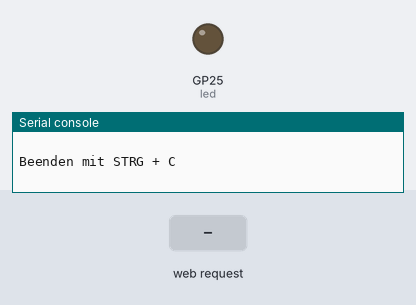
A program run on a simulated Raspberry Pi Pico running MicroPython. Shown: output pins drawn as LEDs (lit = HIGH), the last lines printed to the serial console. The test bench sets the inputs (shaded band). WiFi joins after 1.5 s.

Above: at 3.2 s.
3.3 s: HTTP request GET /light/on received
At 4.5 s:
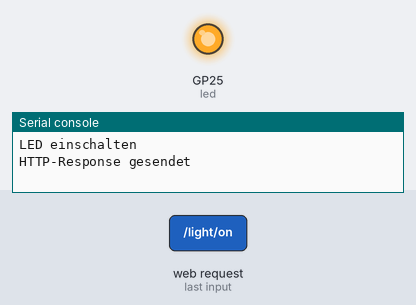
4.8 s: HTTP request GET /light/off received
At 5.8 s:
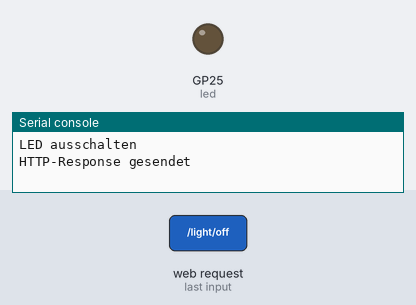
6.3 s: HTTP request GET /light/toggle received
At 6.9 s:
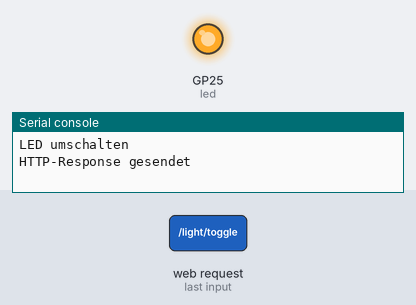
Timing chart, 0 to 9.3 s (numbered marks = the images above; inputs shaded):
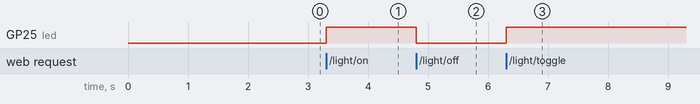

Measured:
- after the input at 3.3 s, GP25 (led): LOW → HIGH at once
- after the input at 4.8 s, GP25 (led): HIGH → LOW at once
- after the input at 6.3 s, GP25 (led): LOW → HIGH at once

The program:

PB-06-4-10-ElKo-Pico_W_LED__ber_Webserver_schalten.py
```python
#==========================================================================
#
# PB-6-4-10-ElKo-Pico W LED über Webserver schalten.py
#
# (keine Bauteile)
#
#==========================================================================
#
# Bibliotheken laden
from DCpriv import DCwlanSSID, DCwlanPW
import machine
import socket
import rp2
import utime as time

# Onboard-LED initialisieren
led = machine.Pin('LED', machine.Pin.OUT)

# WLAN-Konfiguration
wlanSSID = DCwlanSSID()
wlanPW = DCwlanPW()
rp2.country('DE')

# HTML-Datei
html = """<!doctype html><html lang="en"><head><meta charset="utf-8"><meta name="viewport" content="width=device-width, initial-scale=1"><link rel="shortcut icon" href="data:"><title>Raspberry Pi Pico W</title></head><body><h1 align="center">Hi, I'am your Raspberry Pi Pico W</h1><hr>TEXT<hr><p align="center">DEMO von Elektronik-Kompendium.de</p></body></html>"""

# Funktion: WLAN-Verbindung
def wlanConnect():
    import network
    wlan = network.WLAN(network.STA_IF)
    if not wlan.isconnected():
        print('WLAN-Verbindung herstellen')
        wlan.active(True)
        wlan.connect(wlanSSID, wlanPW)
        for i in range(10):
            if wlan.status() < 0 or wlan.status() >= 3:
                break
            print('.')
            time.sleep(1)
    if wlan.isconnected():
        print('WLAN-Verbindung hergestellt')
        netConfig = wlan.ifconfig()
        print('IPv4-Adresse:', netConfig[0])
        print()
        return netConfig[0]
    else:
        print('Keine WLAN-Verbindung')
        print('WLAN-Status:', wlan.status())
        print()
        return ''

# WLAN-Verbindung herstellen
ipv4 = wlanConnect()

# HTTP-Server starten
if ipv4 != '':
    print('Server starten')
    addr = socket.getaddrinfo(ipv4, 80)[0][-1]
    server = socket.socket()
    server.bind(addr)
    server.listen(1)
    print('Server hört auf', addr)
    print()
    print('Beenden mit STRG + C')
    print()

# Auf eingehende Verbindungen hören
while True:
    try:
        conn, addr = server.accept()
        print('HTTP-Request von Client', addr)
        request = conn.recv(1024)
        #print('Request:', request)
        request = str(request)
        request = request.split()
        print('URL:', request[1])
        # URL auswerten
        if request[1] == '/light/on':
            print('LED einschalten')
            led.value(1)
        elif request[1] == '/light/off':
            print('LED ausschalten')
            led.value(0)
        elif request[1] == '/light/toggle':
            print('LED umschalten')
            led.toggle()
        # LED-Status auswerten
        #print('LED-Status:', led.value())
        state_is = ''
        if led.value() == 1:
            state_is += '<p align="center"><b>LED ist AN</b> <a href="/light/off"><button>AUS</button></a></p>'
        if led.value() == 0:
            state_is += '<p align="center"><b>LED ist AUS</b> <a href="/light/on"><button>AN</button></a></p>'
        # HTTP-Response erzeugen und senden
        response = html.replace('TEXT', state_is)
        conn.send('HTTP/1.0 200 OK\r\nContent-type: text/html\r\n\r\n')
        conn.send(response)
        conn.close()
        print('HTTP-Response gesendet')
        print()
    except OSError as e:
        break
    except (KeyboardInterrupt):
        break

try: conn.close()
except NameError: pass
try: server.close()
except NameError: pass
print('Server beendet')

"""
Das vorliegende Micropython-Programm für den Raspberry Pi Pico implementiert
einen HTTP-Server, der über WLAN erreichbar ist und es ermöglicht, die
angeschlossene LED des Pico-Boards ein- und auszuschalten sowie den Status
der LED abzufragen. Der Programmcode kann in vier Abschnitte unterteilt werden:

    Bibliotheken und Variablen initialisieren
    WLAN-Verbindung herstellen
    HTTP-Server starten
    Auf eingehende Verbindungen hören

Zu Beginn des Programms werden notwendige Bibliotheken wie DCpriv, machine,
socket und rp2 geladen. Darüber hinaus wird die Standardbibliothek utime
unter dem Alias "time" importiert. Es folgt die Initialisierung der
Onboard-LED, die als Ausgangsport definiert wird.

Anschließend wird die WLAN-Konfiguration durchgeführt. Dazu werden die
WLAN-SSID und das WLAN-Passwort aus der externen Datei DCpriv.py ausgelesen.
Zudem wird die Länderkennung auf "DE" gesetzt, um die WLAN-Verbindung auf die
Frequenzen in Deutschland einzustellen.

Die HTML-Seite wird als Zeichenkette definiert, die später als Antwort auf
HTTP-Anfragen gesendet wird. Dabei wird der Platzhalter "TEXT" durch den
aktuellen Zustand der LED ersetzt.

Die Funktion "wlanConnect()" wird definiert, um eine WLAN-Verbindung
herzustellen. Dazu wird die Bibliothek "network" importiert und ein neues
WLAN-Objekt erstellt. Wenn keine Verbindung besteht, wird versucht, eine
Verbindung herzustellen. Dabei wird eine Schleife durchlaufen, die alle
1 Sekunde prüft, ob eine Verbindung hergestellt wurde. Wenn dies der Fall
ist, wird die IPv4-Adresse ausgegeben und zurückgegeben. Wenn keine Verbindung
hergestellt werden kann, wird eine leere Zeichenkette zurückgegeben.

Der HTTP-Server wird gestartet, wenn eine WLAN-Verbindung hergestellt werden
konnte. Dazu wird die IP-Adresse des Pico-Boards ermittelt und ein Socket-Objekt
erstellt, das auf eingehende Verbindungen lauscht. Es wird auf eingehende
Verbindungen gewartet, während der Server in einer Endlosschleife ausgeführt wird.

Wenn eine HTTP-Anfrage empfangen wird, wird diese analysiert und die
entsprechende Aktion ausgeführt. Wenn die URL "/light/on" aufgerufen wird,
wird die LED eingeschaltet. Wenn die URL "/light/off" aufgerufen wird, wird
die LED ausgeschaltet. Wenn die URL "/light/toggle" aufgerufen wird, wird
der LED-Zustand umgeschaltet. Der aktuelle Zustand der LED wird dann in der
HTML-Seite aktualisiert und als HTTP-Antwort zurückgesendet.

Das Programm wird durch eine Ausnahmebehandlung beendet, wenn entweder eine
OSError-Ausnahme auftritt oder die Ausführung durch das Drücken von STRG + C
abgebrochen wird. Dabei werden der Socket und die Verbindung geschlossen,
wenn sie existieren. Am Ende des Programms wird eine Nachricht ausgegeben,
die den erfolgreichen Abschluss des Programms signalisiert.

Insgesamt ist das Programm gut strukturiert und einfach zu verstehen.
Die Kommentare im Code sind hilfreich, um die Funktionsweise des Programms
zu verstehen.


>>> %Run -c $EDITOR_CONTENT
WLAN-Verbindung herstellen
.
.
.
.
WLAN-Verbindung hergestellt
IPv4-Adresse: 192.168.0.221

Server starten
Server hört auf ('192.168.0.221', 80)

Beenden mit STRG + C

HTTP-Request von Client ('192.168.0.101', 57281)
URL: /light/on
LED einschalten
HTTP-Response gesendet

HTTP-Request von Client ('192.168.0.101', 57282)
URL: /light/off
LED ausschalten
HTTP-Response gesendet

HTTP-Request von Client ('192.168.0.101', 57283)
URL: /light/off
LED ausschalten
HTTP-Response gesendet

HTTP-Request von Client ('192.168.0.101', 57284)
URL: /light/on
LED einschalten
HTTP-Response gesendet

HTTP-Request von Client ('192.168.0.101', 57285)
URL: /light/on
LED einschalten
HTTP-Response gesendet

Server beendet
>>>
"""
```

DCpriv.py
```python
def DCwlanSSID():
    return "TP-Link"
    return ""
def DCwlanPW():
    return "picobello"
#    return ""
```
